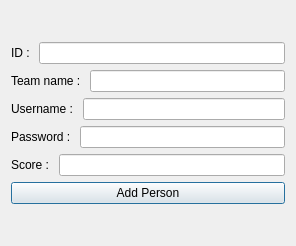
<?xml version="1.0" encoding="UTF-8"?>
<ui version="4.0">
 <class>addNewTeamDiag</class>
 <widget class="QDialog" name="addNewTeamDiag">
  <property name="geometry">
   <rect>
    <x>0</x>
    <y>0</y>
    <width>296</width>
    <height>246</height>
   </rect>
  </property>
  <property name="windowTitle">
   <string>Dialog</string>
  </property>
  <layout class="QVBoxLayout" name="verticalLayout_2">
   <item>
    <layout class="QVBoxLayout" name="verticalLayout">
     <item>
      <layout class="QHBoxLayout" name="horizontalLayout">
       <item>
        <widget class="QLabel" name="idLabel">
         <property name="text">
          <string>ID : </string>
         </property>
        </widget>
       </item>
       <item>
        <widget class="QLineEdit" name="idLineEdit"/>
       </item>
      </layout>
     </item>
     <item>
      <layout class="QHBoxLayout" name="horizontalLayout_6">
       <item>
        <widget class="QLabel" name="teamNameLabel">
         <property name="text">
          <string>Team name : </string>
         </property>
        </widget>
       </item>
       <item>
        <widget class="QLineEdit" name="teamNameLineEdit"/>
       </item>
      </layout>
     </item>
     <item>
      <layout class="QHBoxLayout" name="horizontalLayout_2">
       <item>
        <widget class="QLabel" name="usernameLabel">
         <property name="text">
          <string>Username : </string>
         </property>
        </widget>
       </item>
       <item>
        <widget class="QLineEdit" name="usernameLineEdit"/>
       </item>
      </layout>
     </item>
     <item>
      <layout class="QHBoxLayout" name="horizontalLayout_3">
       <item>
        <widget class="QLabel" name="passwordLabel">
         <property name="text">
          <string>Password : </string>
         </property>
        </widget>
       </item>
       <item>
        <widget class="QLineEdit" name="passwordLineEdit"/>
       </item>
      </layout>
     </item>
     <item>
      <layout class="QHBoxLayout" name="horizontalLayout_4">
       <item>
        <widget class="QLabel" name="scoreLabel">
         <property name="text">
          <string>Score : </string>
         </property>
        </widget>
       </item>
       <item>
        <widget class="QLineEdit" name="scoreLineEdit"/>
       </item>
      </layout>
     </item>
     <item>
      <layout class="QHBoxLayout" name="horizontalLayout_5">
       <item>
        <widget class="QPushButton" name="addPersonButton">
         <property name="text">
          <string>Add Person</string>
         </property>
        </widget>
       </item>
      </layout>
     </item>
    </layout>
   </item>
  </layout>
 </widget>
 <resources/>
 <connections/>
</ui>
